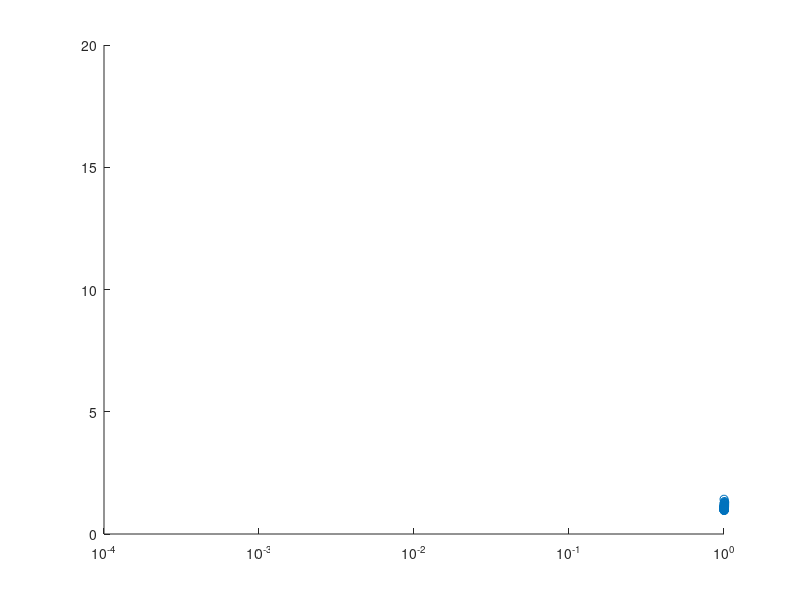

MATLAB code to generate this figure: (Note: this script raises an error after producing the figure.)
clear
global coeff;

for f=1:200


    r=.33;
    gamma=.011;
    koff=.0045;
    kon=.00027*10^(f/40);

    XD(1) = 1; %XD  --> 0 or 1; I or A 
    XR(1) = 1; %XR  --> mRNA # 

    c=[koff kon r gamma];     %R1: I -> A, R2: A -> I, R3: m -> m+1, R4: m -> m-1 

    MaxT=1000;
    for i=1:MaxT

        h=[1-XD(i) XD(i) XD(i) XR(i)];
        a=h.*c;
        a0=sum(a); a1=a(1); a2=a(1)+a(2); a3=a(1)+a(2)+a(3);

        Random1 = rand;
        Random2 = rand;

        tau(i) = (1/a0)*log(1/Random1);

        if 0 < Random2*a0 && Random2*a0 <= a1
            XD(i+1) = 1-XD(i);
            XR(i+1) = XR(i);
        elseif a1 < Random2*a0 && Random2*a0 <= (a2)
            XD(i+1) = 1-XD(i);
            XR(i+1) = XR(i);
        elseif (a2) < Random2*a0 && Random2*a0 <= (a3)

            XD(i+1) = XD(i);
            XR(i+1) = XR(i)+1;
        elseif (a3) < Random2*a0 && Random2*a0<= a0
            XD(i+1) = XD(i);
            XR(i+1) = XR(i)-1;
        end
    end



    MeanM=sum(XR(1:end-1).*tau)/sum(tau);
    SecondMoment=sum((XR(1:end-1).^2).*tau)/sum(tau);

    VarianceM=SecondMoment-MeanM^2;
    Fanofactor(f)=(SecondMoment-(MeanM.^2))/MeanM;

    fcin(f) = (1+kon/koff)^(-1);
    kof(f) = koff;
    konn(f)= kon;
    Mean_M(f) = MeanM;
    Mean_M_Max = max(Mean_M(f));

end 


scatter(fcin,Fanofactor);
set(gca,'xscale','log');

Curve_fit_function(fcin, Fanofactor)
list_of_coeff = coeff;


%list_of_coeff
koff/gamma
%Error_percentage = 100 * (list_of_coeff(1:end-1)-(koff/gamma))/(koff/gamma);